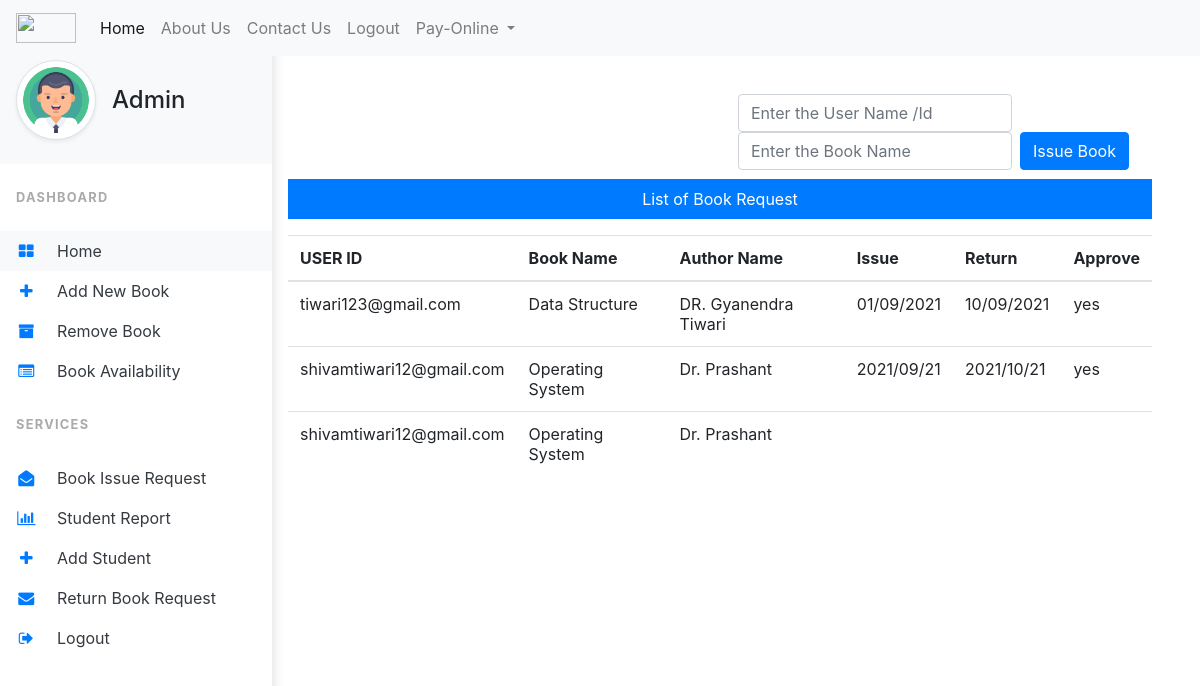
The app's page /admin/requestissue.php with its own data.
### tables this page shows
CREATE TABLE `issuebook` (
  `username` varchar(45) NOT NULL,
  `bookname` varchar(45) NOT NULL,
  `authorname` varchar(45) NOT NULL,
  `approve` varchar(45) NOT NULL,
  `issue` varchar(45) NOT NULL,
  `return` varchar(45) NOT NULL
);

### admin/requestissue.php (the view, shortened to what this page needs)
<?php
include 'verti.php';
include 'connection.php';
?>
<html>
    <head>
        <link rel="stylesheet" href="https://maxcdn.bootstrapcdn.com/bootstrap/4.5.2/css/bootstrap.min.css">
  <link rel="stylesheet" href="https://cdnjs.cloudflare.com/ajax/libs/font-awesome/4.7.0/css/font-awesome.min.css">
    </head>
    <body>
        <div class="conatiner">
            <div class="row">
                <div class="col-sm-12 col-md-12 col-xs-12">
                    <div class="x_panel">
                        <div class="x_title">
                            <h2>Book Details</h2>
                    </div>
                    </div>
            </div>
            </div>
<div class="container1">
<div class="mx-5 mt-5 text-center">
    <div  style="margin-bottom: 1%; margin-left: 450px;">
        <form class="form-inline my-2 my-lg-0" action="" method="POST">
            <input class="form-control mr-sm-2" name="username" type="search" placeholder="Enter the User Name /Id" required="">
            <input class="form-control mr-sm-2" name="bookname" type="search" placeholder="Enter the Book Name" required="">
            <button class="btn btn-primary my-2 my-sm-0" type="submit" name="submit" style="margin-top: 10%;" >Issue Book</button>
    </form>
                    </div>
    <p class="bg-primary text-white p-2"> List of Book Request </p>
    <?php
     $hhh = "SELECT * FROM issuebook";
     $result=$conn->query($hhh);
     if($result->num_rows > 0){
         echo '
             <table class="table">
             <thead>
                <tr>
                <th scope="col"> USER ID </th>
                <th scope="col"> Book Name </th>
                <th scope="col"> Author Name </th>
                <th scope="col"> Issue </th>
                <th scope="col"> Return </th>
                <th scope="col"> Approve </th>
                </tr>
             </thead>
             <tbody>';
                while($tata = $result->fetch_assoc())
                {
               echo '<tr>';
                 echo '<td>'.$tata["username"]. '</td>';
                 echo '<td>'.$tata["bookname"]. '</td>';
                 echo '<td>'.$tata["authorname"]. '</td>';
                 echo '<td>'.$tata["issue"].'</td>';
                 echo '<td>'.$tata["return"].'</td>';
                 echo '<td>'.$tata["approve"].'</td>';
                 echo '</tr>';
             }
             echo '</tbody>
         </table>
         ';
     }
    ?>
</div>
</div>
        </div>
    </body>
</html>

### admin/verti.php (style rules this page uses)
body { min-height: 100vh; overflow-x: hidden; }
.container1 { margin-left: 20%; width: 80%; }

### records on screen
issuebook: username "tiwari123@gmail.com", bookname "Data Structure", authorname "DR. Gyanendra Tiwari", issue "01/09/2021", return "10/09/2021", approve "yes"
issuebook: username "shivamtiwari12@gmail.com", bookname "Operating System", authorname "Dr. Prashant", issue "2021/09/21", return "2021/10/21", approve "yes"
issuebook: username "shivamtiwari12@gmail.com", bookname "Operating System", authorname "Dr. Prashant"
